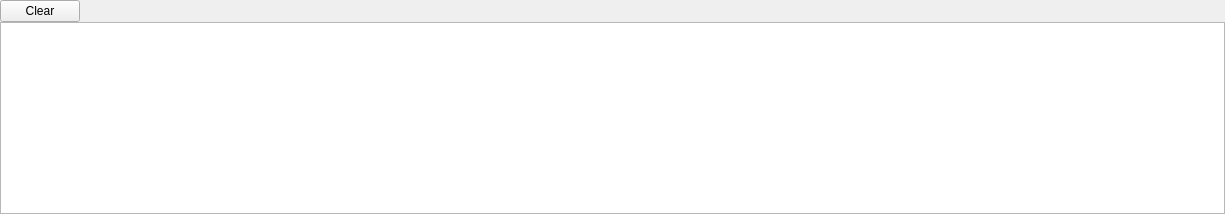
              <widget class="QWidget" name="tabConsole">
               <property name="minimumSize">
                <size>
                 <width>0</width>
                 <height>0</height>
                </size>
               </property>
               <attribute name="title">
                <string>Console</string>
               </attribute>
               <layout class="QHBoxLayout" name="horizontalLayout_6">
                <property name="spacing">
                 <number>0</number>
                </property>
                <property name="leftMargin">
                 <number>0</number>
                </property>
                <property name="topMargin">
                 <number>0</number>
                </property>
                <property name="rightMargin">
                 <number>0</number>
                </property>
                <property name="bottomMargin">
                 <number>0</number>
                </property>
                <item>
                 <layout class="QGridLayout" name="gridLayout_2">
                  <property name="rightMargin">
                   <number>0</number>
                  </property>
                  <property name="spacing">
                   <number>0</number>
                  </property>
                  <item row="1" column="0">
                   <layout class="QVBoxLayout" name="tabConsoleLayoutConsole">
                    <property name="spacing">
                     <number>0</number>
                    </property>
                    <item>
                     <widget class="DirectusConsole" name="directusConsole">
                      <property name="sizePolicy">
                       <sizepolicy hsizetype="Expanding" vsizetype="Expanding">
                        <horstretch>0</horstretch>
                        <verstretch>0</verstretch>
                       </sizepolicy>
                      </property>
                      <property name="alternatingRowColors">
                       <bool>true</bool>
                      </property>
                     </widget>
                    </item>
                   </layout>
                  </item>
                  <item row="0" column="0">
                   <layout class="QVBoxLayout" name="tabConsoleLayoutToolbar">
                    <property name="spacing">
                     <number>0</number>
                    </property>
                    <item>
                     <widget class="QWidget" name="tabConsoleToolbar" native="true">
                      <layout class="QHBoxLayout" name="horizontalLayout_5">
                       <property name="spacing">
                        <number>0</number>
                       </property>
                       <property name="leftMargin">
                        <number>0</number>
                       </property>
                       <property name="topMargin">
                        <number>0</number>
                       </property>
                       <property name="rightMargin">
                        <number>0</number>
                       </property>
                       <property name="bottomMargin">
                        <number>0</number>
                       </property>
                       <item>
                        <widget class="QPushButton" name="buttonConsoleClear">
                         <property name="sizePolicy">
                          <sizepolicy hsizetype="Preferred" vsizetype="Preferred">
                           <horstretch>0</horstretch>
                           <verstretch>0</verstretch>
                          </sizepolicy>
                         </property>
                         <property name="text">
                          <string>Clear</string>
                         </property>
                        </widget>
                       </item>
                       <item>
                        <spacer name="horizontalSpacer_4">
                         <property name="orientation">
                          <enum>Qt::Horizontal</enum>
                         </property>
                         <property name="sizeHint" stdset="0">
                          <size>
                           <width>1145</width>
                           <height>15</height>
                          </size>
                         </property>
                        </spacer>
                       </item>
                      </layout>
                     </widget>
                    </item>
                   </layout>
                  </item>
                 </layout>
                </item>
               </layout>
              </widget>
